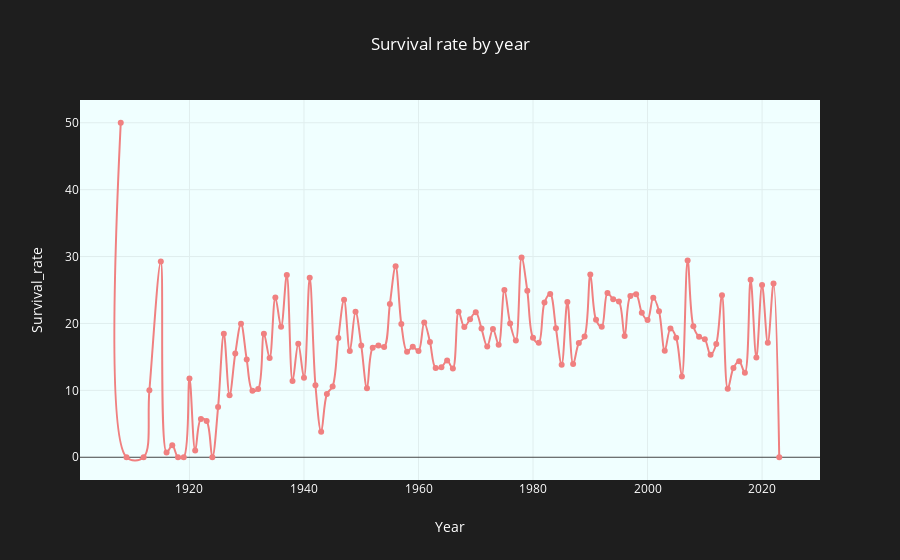

The code cell stored with this chart in its notebook:
### Markdown cell above
## 2.8 Survival rates per year

### Code cell
df_SR = df.groupby([df['Date'].dt.year]) \
            .mean() \
            ['Survival_rate'] \
            .reset_index() \
            .rename(columns={'Date': 'Year'})
            
selected_colour = generate_random_colour()

print(f'Colour = {selected_colour}')  
            
px.line(
    df_SR,
    x='Year', y='Survival_rate',
    title='Survival rate by year',
    markers=True,
    line_shape='spline',
    color_discrete_sequence=[selected_colour]
)

### Figure 1 — Plotly figure (JSON) as saved in the notebook; plotly's stock layout.template omitted (floating-point values rounded to 4 significant figures)
{"data": [{"hovertemplate": "Year=%{x}<br>Survival_rate=%{y}<extra></extra>", "legendgroup": "", "line": {"color": "lightcoral", "dash": "solid", "shape": "spline"}, "marker": {"symbol": "circle"}, "mode": "lines+markers", "name": "", "orientation": "v", "showlegend": false, "type": "scatter", "x": [1908, 1909, 1912, 1913, 1915, 1916, 1917, 1918, 1919, 1920, 1921, 1922, 1923, 1924, 1925, 1926, 1927, 1928, 1929, 1930, 1931, 1932, 1933, 1934, 1935, 1936, 1937, 1938, 1939, 1940, 1941, 1942, 1943, 1944, 1945, 1946, 1947, 1948, 1949, 1950, 1951, 1952, 1953, 1954, 1955, 1956, 1957, 1958, 1959, 1960, 1961, 1962, 1963, 1964, 1965, 1966, 1967, 1968, 1969, 1970, 1971, 1972, 1973, 1974, 1975, 1976, 1977, 1978, 1979, 1980, 1981, 1982, 1983, 1984, 1985, 1986, 1987, 1988, 1989, 1990, 1991, 1992, 1993, 1994, 1995, 1996, 1997, 1998, 1999, 2000, 2001, 2002, 2003, 2004, 2005, 2006, 2007, 2008, 2009, 2010, 2011, 2012, 2013, 2014, 2015, 2016, 2017, 2018, 2019, 2020, 2021, 2022, 2023], "xaxis": "x", "y": [50, 0, 0, 10, 29.27, 0.7143, 1.786, 0, 0, 11.76, 1.02, 5.726, 5.417, 0, 7.494, 18.46, 9.269, 15.51, 19.97, 14.6, 9.957, 10.19, 18.45, 14.85, 23.9, 19.49, 27.23, 11.4, 16.98, 11.89, 26.82, 10.78, 3.806, 9.447, 10.59, 17.84, 23.54, 15.88, 21.76, 16.71, 10.32, 16.37, 16.7, 16.49, 22.9, 28.55, 19.9, 15.79, 16.51, 15.89, 20.16, 17.24, 13.32, 13.46, 14.45, 13.25, 21.74, 19.47, 20.64, 21.66, 19.23, 16.55, 19.19, 16.82, 25.0, 19.99, 17.44, 29.84, 24.89, 17.85, 17.12, 23.13, 24.39, 19.29, 13.83, 23.2, 13.93, 17.08, 18.03, 27.3, 20.56, 19.49, 24.56, 23.62, 23.28, 18.14, 24.09, 24.37, 21.62, 20.5, 23.83, 21.83, 15.93, 19.23, 17.86, 12.09, 29.4, 19.58, 18.0, 17.63, 15.33, 16.94, 24.21, 10.25, 13.33, 14.34, 12.62, 26.52, 14.91, 25.75, 17.1, 25.97, 0], "yaxis": "y"}], "layout": {"legend": {"tracegroupgap": 0}, "title": {"text": "Survival rate by year"}, "xaxis": {"anchor": "y", "domain": [0, 1], "title": {"text": "Year"}}, "yaxis": {"anchor": "x", "domain": [0, 1], "title": {"text": "Survival_rate"}}}}
